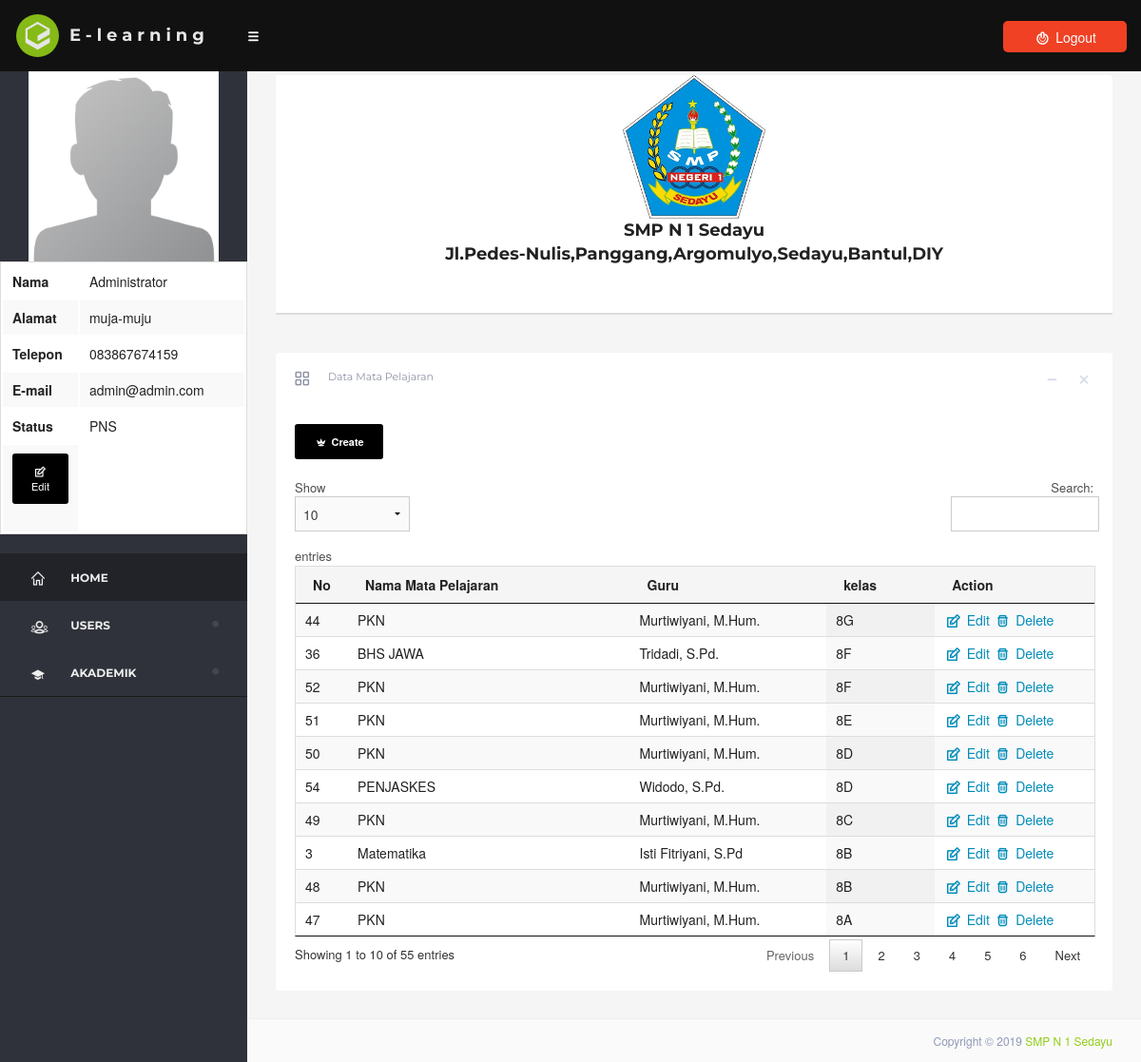
/dashboard/?akademik=pelajaran (signed in), run on the app's committed database.
### tables this page shows
CREATE TABLE `users` (
  `users_id` int(11) NOT NULL AUTO_INCREMENT,
  `users_noinduk` int(20) DEFAULT NULL,
  `users_nama` varchar(25) DEFAULT NULL,
  `users_username` varchar(25) DEFAULT NULL,
  `users_password` varchar(25) DEFAULT NULL,
  `users_level` varchar(5) DEFAULT NULL,
  `users_telp` varchar(13) DEFAULT NULL,
  `users_alamat` text,
  `users_email` varchar(30) DEFAULT NULL,
  `users_status` varchar(6) DEFAULT NULL,
  `users_foto` varchar(100) NOT NULL,
  `kelas_id` int(11) DEFAULT NULL,
  PRIMARY KEY (`users_id`),
  KEY `kelas_id` (`kelas_id`)
);

CREATE TABLE `pelajaran` (
  `pelajaran_id` int(5) NOT NULL AUTO_INCREMENT,
  `pelajaran_nama` varchar(100) DEFAULT NULL,
  `users_id` int(9) NOT NULL,
  `kelas_id` int(9) NOT NULL,
  PRIMARY KEY (`pelajaran_id`)
);

CREATE TABLE `kelas` (
  `kelas_id` int(11) NOT NULL AUTO_INCREMENT,
  `kelas_nama` varchar(5) NOT NULL,
  PRIMARY KEY (`kelas_id`)
);

### dashboard/model/pelajaran.php (the view, shortened to what this page needs)
<div class="large-12 columns">
    <div class="box">
        <div class="box-header bg-transparent">
            <div class="pull-right box-tools">
                <span class="box-btn" data-widget="collapse"><i class="icon-minus"></i>
                </span>
                <span class="box-btn" data-widget="remove"><i class="icon-cross"></i>
                </span>
            </div>
            <h3 class="box-title"><i class="fontello-th-large-outline"></i>
                <span>Data Mata Pelajaran</span>
            </h3>
        </div>
        <div class="box-body " style="display: block;">
            <a href="?akademik=pelajaran-create" class="tiny radius button bg-black-solid"><b><span class="fontello-minefield"></span> Create</b></a>
            <table id="example" class="display" style="width:100%">
                <thead>
                    <tr>
                        <th width="3%">No</th>
                        <th>Nama Mata Pelajaran</th>
                        <th>Guru</th>
                        <th>kelas</th>
                        <th width="20%">Action</th>
                    </tr>
                </thead>
                <tbody>
                <?php
                    if (isset($_GET['akademik'])) {
                        if ($_GET['akademik'] == 'pelajaran') {
                            $no         =   1;
                            $pelajaran    =   mysql_query("SELECT * FROM pelajaran, users, kelas WHERE pelajaran.users_id = users.users_id AND pelajaran.kelas_id=kelas.kelas_id");
                            while ($row=mysql_fetch_array($pelajaran)) {
                ?>
                    <tr>
                        <td><?php echo $no; ?></td>
                        <td>
                            <?php
                                echo $row['pelajaran_nama'];
                            ?>
                        </td>
                        <td>
                            <?php
                                echo $row['users_nama'];
                            ?>
                        </td>
                        <td>
                            <?php
                                echo $row['kelas_nama'];
                             ?>
                        </td>
                        <td>
                            <a href="?pelajaran-edit=<?php echo $row['pelajaran_id']; ?>"><span class="fontello-edit"></span> Edit</a>
                            <a href="?pelajaran-delete=<?php echo $row['pelajaran_id']; ?>" onclick="return confirm ('Apakah anda yakin ingin menghapus?')"><span class="fontello-trash"></span> Delete</a>
                        </td>
                    </tr>
                <?php
                            $no++;
                            }
                        }
                    }
                ?>
                </tbody>
            </table>
        </div>
    </div>
</div>

### dashboard/layout/header.php (shortened to what this page needs)
<!doctype html>
<html class="no-js" lang="en">
<head>
    <link rel="stylesheet" href="assets/css/foundation.css" />
    <link rel="stylesheet" href="assets/css/dashboard.css">
    <link rel="stylesheet" href="assets/css/style.css">
    <link rel="stylesheet" href="assets/css/dripicon.css">
    <link rel="stylesheet" href="assets/css/typicons.css" />
    <link rel="stylesheet" href="assets/css/font-awesome.css" />
    <link rel="stylesheet" href="assets/css/theme.css">
    <link href="assets/js/validate/validate.css" rel="stylesheet">
    <link href="assets/js/idealform/css/jquery.idealforms.css" rel="stylesheet">
    <link rel="stylesheet" type="text/css" href="assets/js/date-dropdown/jquery.datetimepicker.css" />
    <link href="assets/js/pace/themes/orange/pace-theme-flash.css" rel="stylesheet" />
    <link rel="stylesheet" href="assets/js/slicknav/slicknav.css" />
    <link rel="stylesheet" href="assets/js/dropZone/downloads/css/dropzone.css" />
    <link href="assets/css/table.css" rel="stylesheet" type="text/css" />
</head>
<body>
    <div class="off-canvas-wrap" data-offcanvas>
            <div id="skin-select">
                <a id="toggle">
                    <span class="fa icon-menu"></span>
                </a>
                <div class="skin-part">
                    <div id="tree-wrap">
                        <div class="profile">
                            <img alt="" class="" src="img/logo.png">
                            <h3><a href="index.php" style="color:#ffffff;"><b>E-learning</b></a></h3>
                        </div>
		 <?php
                $v_user = $_SESSION['id'];
                            $user      =   mysql_query("SELECT * FROM users WHERE users_id = '".$v_user."' ");
                            $row=mysql_fetch_array($user);
                ?>
                        <div class="side-bar">
                            <ul id="menu-showhide" class="topnav slicknav">
							 <?php
                                echo  "<center><img src='img/$row[users_foto]' width='200' height='100'></center>";
                            ?>
							  <table  class="" style="width:100%">
                    <tr>
                        <th width="30%">Nama</th>
                        <td>
                            <?php
                                echo $row['users_nama'];
                            ?>
                        </td>
                    </tr>
                    <tr>
                       <th>Alamat</th>
                    <td>
                            <?php
                                echo $row['users_alamat'];
                            ?>
                        </td>
                     </tr>
                     <tr>
                    <th>Telepon</th>
                    <td>
                            <?php
                                echo $row['users_telp'];
                            ?>
                        </td>
                    </tr>
                <tr>
                    <th>E-mail</th>
                    <td>
                            <?php
                                echo $row['users_email'];
                            ?>
                        </td>
                      </tr>
                      <TR>
                      <th>Status</th>
                        <td>
                            <?php
                                echo $row['users_status'];
                            ?>
                        </td>
                    <tr>
                       <td>
                            <a href="?guru-edit=<?php echo $row['users_id']; ?>"><span class="tiny radius fontello-edit button bg-black-solid" >Edit</span> </a>
                       </td>
                    </tr>
                </div>
                                <li>
                                        <a id="menu-select" class="tooltip-tip" href="../index.php" title="Dashboard">
                                            <i class="icon-home"></i>
                                            <span>Home</span>
                                        </a>
                                    </li>
                                    <?php
                                        if (isset($_SESSION['level'])) {
                                            if ($_SESSION['level'] == 'admin') {
                                    ?>
                                    <li>
                                        <a class="tooltip-tip" href="#">
                                            <i class="fontello-users-outline"></i>
                                            <span>Users</span>
                                        </a>
                                    </li>
                                    <li>
                                        <a class="tooltip-tip" href="#">
                                            <i class="fontello-college"></i>
                                            <span>Akademik</span>
                                        </a>
                                    </li>
                                    <?php
                                            }
                                        }
                                    ?>
                        </div>
                        <ul class="bottom-list-menu">
                        </ul>
                    </div>
                </div>
            </div>

### dashboard/assets/css/theme.css (style rules this page uses)
body { font-family: "HelveticaNeue-Light", "Helvetica Neue Light", "Helvetica Neue", Helvetica, Arial, "Lucida Grande", sans-serif !important; background: #2f323a; padding: 0; font-size: 13px !important; color: #888 !important; }
h1, h2, h3, h4, h5, h6 { font-family: "Montserrat", sans-serif !important; font-weight: bold; }
ul, ol, dl { font-size: 13px; }
.radius { border-radius: 3px !important; }
.bg-black-solid { background: #000000 !important; }
.bg-transparent { background: transparent !important; }
.pull-right { float: right; }
.pull-right > *:before { content: "" !important; }
.profile { background: #111; width: 100%; position: relative; top: -13px; left: 0; height: 75px; font-size: 13px; margin: 0; padding: 0; z-index: 99; }
.profile img { width: 55px; height: 55px; float: left; opacity: 0.9; position: relative; top: 10px; margin-left: 13px; background: #92cd18; border-radius: 50%; padding: 7px; }
.profile h3 { color: white; opacity: 0.9; position: relative; top: 25px; letter-spacing: 5px; font-weight: normal; font-size: 18px; left: 15px; }
#skin-select h3, #skin-select h4 { font-family: "Montserrat", sans-serif; }
#skin-select { position: absolute; top: 10px; width: 250px; left: 0; z-index: 1000; background: #2f323a; }
#skin-select #toggle { background: #111; color: white; cursor: pointer; display: block; height: 30px; line-height: 30px; position: absolute; right: -25px; text-align: left; top: 14px; width: 25px; font-size: 13px; z-index: 999; font-style: normal; text-decoration: none; font-weight: normal; border-radius: 0 4px 4px 0; }
#skin-select li span { left: 1px; font-weight: 700 !important; position: relative; font-family: "Montserrat", sans-serif; font-size: 12px; }
#skin-select li i { font-size: 15px; left: -5px; position: relative; width: 30px; top: 3px !important; display: inline-block; height: 30px; text-align: center; padding: 8px 0 0; border-radius: 100%; }
.skin-part { padding: 0; position: relative; top: 0; }
.skin-part h3 { text-shadow: none; margin-bottom: 10px; }
#menu-showhide { margin: -10px 0 0; position: relative; z-index: 0; }
#menu-select { background: rgba(0, 0, 0, 0.3); padding: 0 0 0 40px; position: relative; }
#menu-select:before { content: ""; width: 3px; position: absolute; left: 0; top: 0; height: 100%; }
.topnav { padding: 40px 28px 25px 0; }
ul.topnav { margin: 0; font-size: 14px; line-height: 0.5em !important; list-style: none !important; padding: 0; box-shadow: 0 1px 0 rgba(0, 0, 0, 0.2); }
ul.topnav li a { color: #eee !important; font-weight: bold; display: block; font-size: 12px; height: 50px; line-height: 32px; list-style: none outside none; padding: 0 10px 0 40px; text-decoration: none; text-transform: uppercase; transition: all 0.2s ease 0s; }
.bottom-list-menu { margin: 0; border-top: 1px solid #222; padding: 20px 0 0 20px; }
.box { position: relative; margin: 20px 0; width: 100%; background: #fff; border-radius: 4px; }
.box .box-header { position: relative; -webkit-border-top-left-radius: 3px; -webkit-border-top-right-radius: 3px; -webkit-border-bottom-right-radius: 0; -webkit-border-bottom-left-radius: 0; -moz-border-radius-topleft: 3px; -moz-border-radius-topright: 3px; -moz-border-radius-bottomright: 0; -moz-border-radius-bottomleft: 0; border-top-left-radius: 3px; border-top-right-radius: 3px; border-bottom-right-radius: 0; border-bottom-left-radius: 0; border-bottom: 0px double #B7C1D3; color: #444; padding-bottom: 0px; background: #fff; }
.box .box-header:before { display: table; content: " "; }
.box .box-header:after { display: table; content: " "; clear: both; }
.box .box-header .box-title { display: inline-block; padding: 10px 0px 10px 0; margin: 0 0 0 5px; font-size: 14px; float: left; cursor: default; font-weight: bold; color: #8c92a3; }
.box .box-header .box-title i { height: 35px; width: 35px; display: block; text-align: center; line-height: 35px; color: #8c92a3; cursor: pointer; margin: 0 5px; position: relative; padding: 0; border-radius: 50%; float: left; }
.box .box-header .box-title span { top: 5px; position: relative; left: 5px; color: #8c92a3; font-family: "Montserrat", sans-serif; font-size: 11px; font-weight: lighter; }
.box .box-header > .box-tools { padding: 15px 15px 5px 5px; }
.box-tools span { width: 30px; height: 20px; display: inline-block; line-height: 28px; text-align: center; border-radius: 50%; color: #D5DAE6; cursor: pointer; }
.box .box-body { padding: 20px; color: #8c92a3; }

### data on the page
users: users_foto (picture), users_nama "Administrator", users_alamat "muja-muju", users_telp "083867674159", users_email "admin@admin.com", users_status "PNS"
pelajaran: pelajaran_nama "Matematika", users.users_nama "Isti Fitriyani, S.Pd", kelas.kelas_nama "8B"
pelajaran: pelajaran_nama "BHS JAWA", users.users_nama "Tridadi, S.Pd.", kelas.kelas_nama "8F"
pelajaran: pelajaran_nama "PKN", users.users_nama "Murtiwiyani, M.Hum.", kelas.kelas_nama "8G"
pelajaran: pelajaran_nama "PKN", users.users_nama "Murtiwiyani, M.Hum.", kelas.kelas_nama "8A"
pelajaran: pelajaran_nama "PKN", users.users_nama "Murtiwiyani, M.Hum.", kelas.kelas_nama "8B"
pelajaran: pelajaran_nama "PKN", users.users_nama "Murtiwiyani, M.Hum.", kelas.kelas_nama "8C"
pelajaran: pelajaran_nama "PKN", users.users_nama "Murtiwiyani, M.Hum.", kelas.kelas_nama "8D"
pelajaran: pelajaran_nama "PKN", users.users_nama "Murtiwiyani, M.Hum.", kelas.kelas_nama "8E"
pelajaran: pelajaran_nama "PKN", users.users_nama "Murtiwiyani, M.Hum.", kelas.kelas_nama "8F"
pelajaran: pelajaran_nama "PENJASKES", users.users_nama "Widodo, S.Pd.", kelas.kelas_nama "8D"
